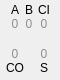
   <widget class="QWidget" name="adder_6" native="true">
    <property name="geometry">
     <rect>
      <x>184</x>
      <y>202</y>
      <width>60</width>
      <height>80</height>
     </rect>
    </property>
    <property name="styleSheet">
     <string notr="true">QWidget#adder_6 {
	background-color: rgb(227, 228, 230);
	border: 3px solid #d7d7d9;
	border-radius: 10px;
}
QWidget {
	font: 700 7pt &quot;Montserrat&quot;;
}</string>
    </property>
    <widget class="QLabel" name="connect_A_6">
     <property name="geometry">
      <rect>
       <x>5</x>
       <y>3</y>
       <width>20</width>
       <height>35</height>
      </rect>
     </property>
     <property name="text">
      <string>A&lt;br&gt;&lt;span style=&quot; color:#8d8e8e;&quot;&gt;0&lt;/span&gt;</string>
     </property>
     <property name="alignment">
      <set>Qt::AlignHCenter|Qt::AlignTop</set>
     </property>
    </widget>
    <widget class="QLabel" name="connect_B_6">
     <property name="geometry">
      <rect>
       <x>19</x>
       <y>3</y>
       <width>20</width>
       <height>35</height>
      </rect>
     </property>
     <property name="text">
      <string>B&lt;br&gt;&lt;span style=&quot; color:#8d8e8e;&quot;&gt;0&lt;/span&gt;</string>
     </property>
     <property name="alignment">
      <set>Qt::AlignHCenter|Qt::AlignTop</set>
     </property>
    </widget>
    <widget class="QLabel" name="connect_CI_6">
     <property name="geometry">
      <rect>
       <x>34</x>
       <y>3</y>
       <width>20</width>
       <height>35</height>
      </rect>
     </property>
     <property name="text">
      <string>CI&lt;br&gt;&lt;span style=&quot; color:#8d8e8e;&quot;&gt;0&lt;/span&gt;</string>
     </property>
     <property name="alignment">
      <set>Qt::AlignHCenter|Qt::AlignTop</set>
     </property>
    </widget>
    <widget class="QLabel" name="connect_CO_6">
     <property name="geometry">
      <rect>
       <x>5</x>
       <y>40</y>
       <width>20</width>
       <height>35</height>
      </rect>
     </property>
     <property name="text">
      <string>&lt;span style=&quot; color:#8d8e8e;&quot;&gt;0&lt;/span&gt;&lt;br&gt;CO</string>
     </property>
     <property name="alignment">
      <set>Qt::AlignBottom|Qt::AlignHCenter</set>
     </property>
    </widget>
    <widget class="QLabel" name="connect_S_6">
     <property name="geometry">
      <rect>
       <x>34</x>
       <y>40</y>
       <width>20</width>
       <height>35</height>
      </rect>
     </property>
     <property name="text">
      <string>&lt;span style=&quot; color:#8d8e8e;&quot;&gt;0&lt;/span&gt;&lt;br&gt;S</string>
     </property>
     <property name="alignment">
      <set>Qt::AlignBottom|Qt::AlignHCenter</set>
     </property>
    </widget>
   </widget>
